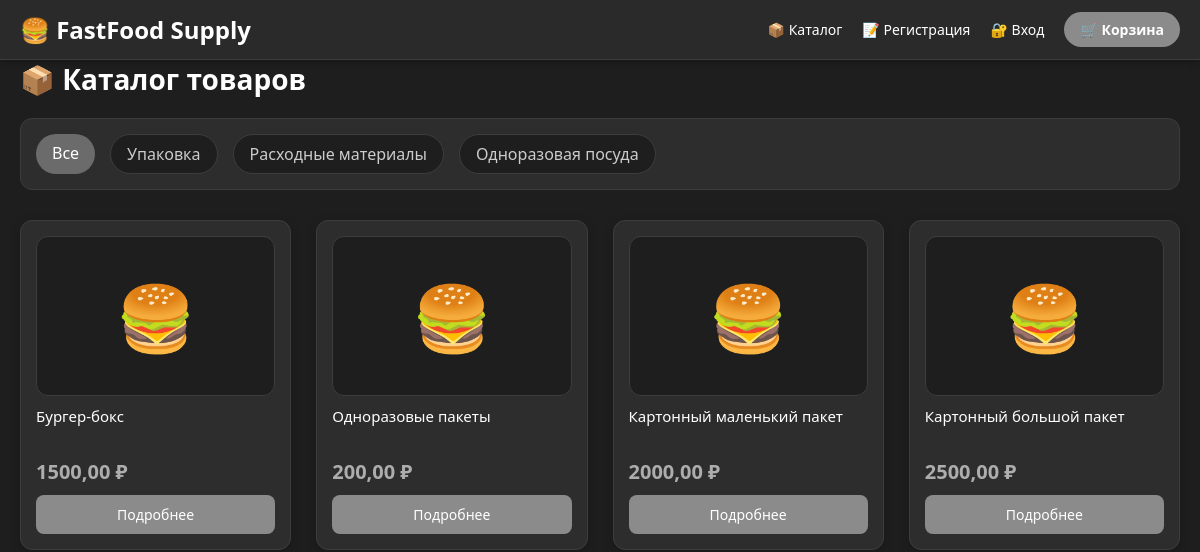
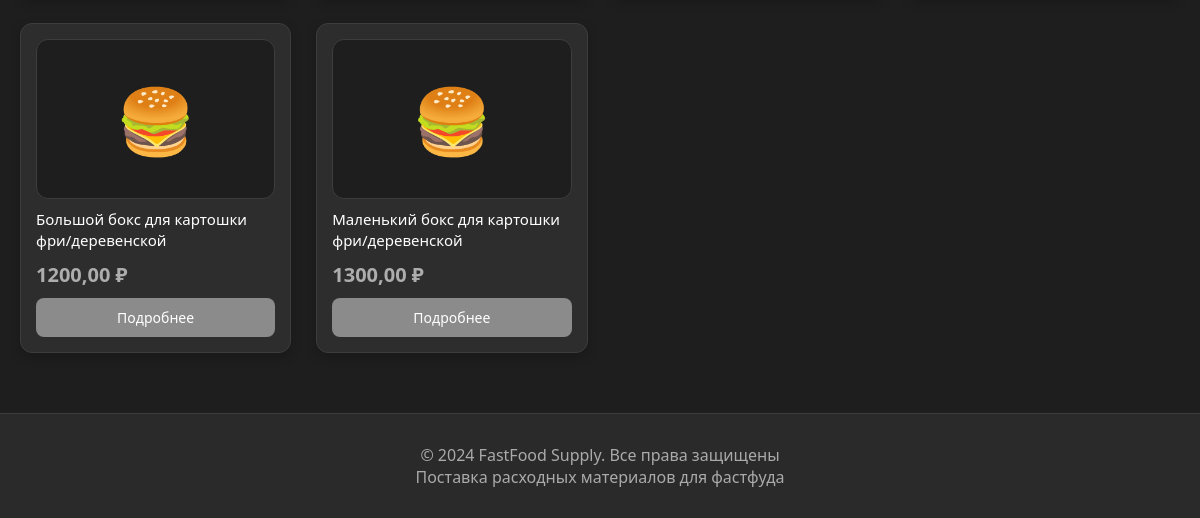
Page /catalog/?category=upakovka on the earlier database version (2 pictures, top to bottom).
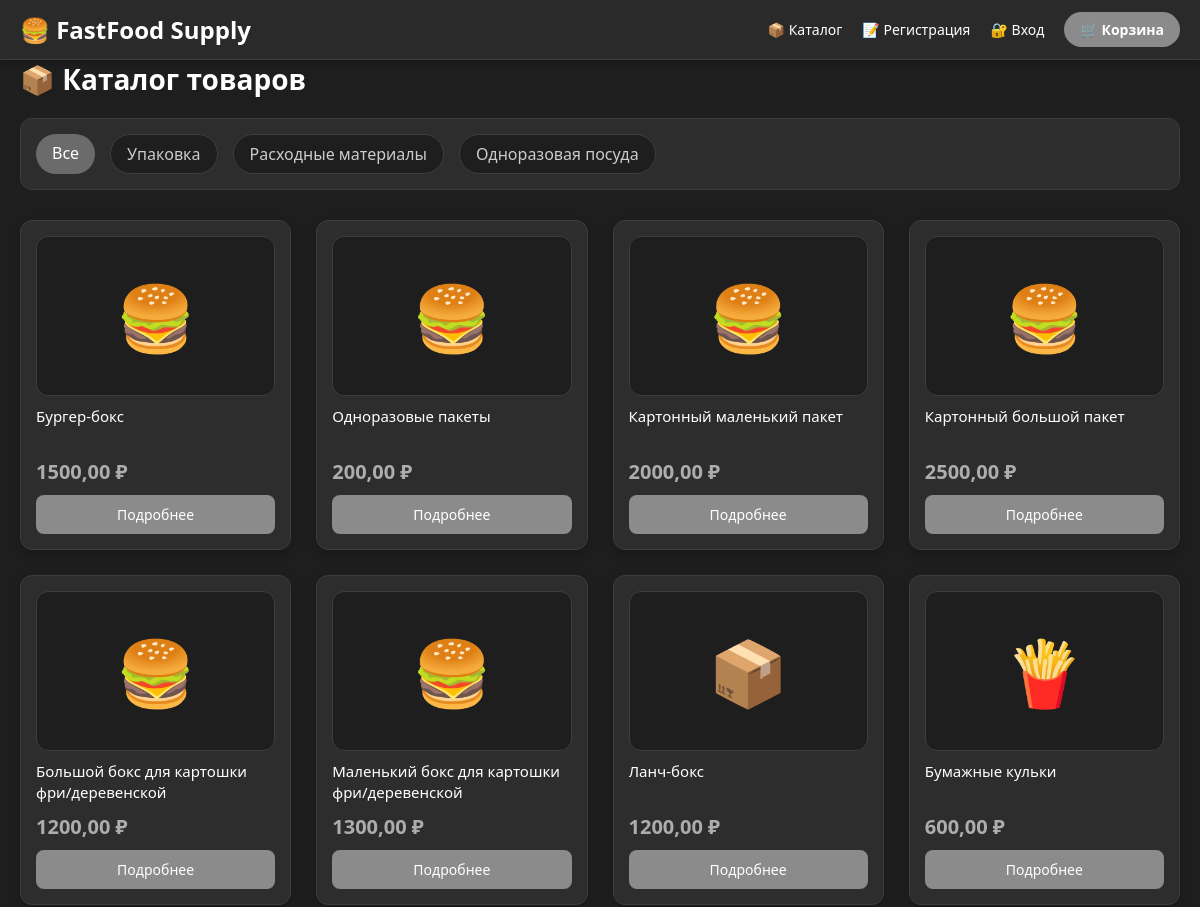
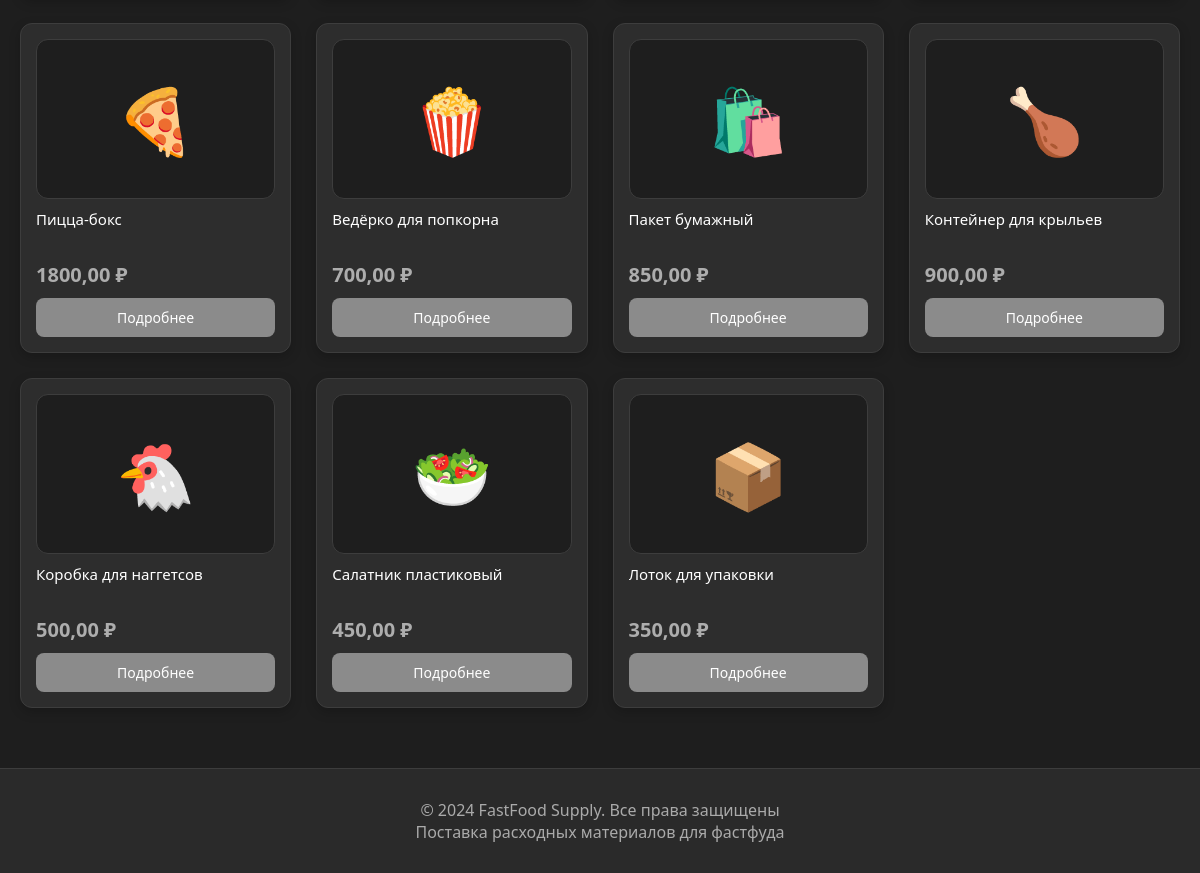
Same page on the later database version (2 pictures, top to bottom).
### shop/models.py (models this page shows, shortened)
class Category(models.Model):
    name = models.CharField(max_length=100, verbose_name='Название')
    slug = models.SlugField(unique=True)
    class Meta:
        verbose_name = 'Категория'
        verbose_name_plural = 'Категории'

class Product(models.Model):
    category = models.ForeignKey(Category, on_delete=models.CASCADE, related_name='products')
    name = models.CharField(max_length=200, verbose_name='Название')
    slug = models.SlugField(unique=True)
    description = models.TextField(verbose_name='Описание')
    price = models.DecimalField(max_digits=10, decimal_places=2, verbose_name='Цена')
    stock = models.PositiveIntegerField(default=0, verbose_name='Наличие')
    image = models.ImageField(upload_to='products/', blank=True, null=True, verbose_name='Изображение')
    emoji = models.CharField(max_length=10, blank=True, default='🍔', verbose_name='Эмодзи')
    created_at = models.DateTimeField(auto_now_add=True)
    class Meta:
        verbose_name = 'Товар'
        verbose_name_plural = 'Товары'

### shop/views.py (the view)
# urls.py: path('catalog/', views.catalog, name='catalog'),
def catalog(request):
    categories = Category.objects.all()
    selected_category = request.GET.get('category')
    products = Product.objects.all()
    if selected_category:
        products = products.filter(category__slug=selected_category)
    return render(request, 'shop/catalog.html', {
        'categories': categories,
        'products': products,
        'selected_category': selected_category,
    })

### shop/context_processors.py (called while the page is built)
def cart_count(request):
    cart = request.session.get('cart', {})
    count = sum(item.get('quantity', 0) for item in cart.values())
    return {'cart_count': count}

### shop/templates/shop/catalog.html (shortened to what this page needs)
{% extends 'shop/base.html' %}
{% block content %}
<h1 style="font-size: 28px; margin-bottom: 20px; color: white;">📦 Каталог товаров</h1>
<div style="margin-bottom: 30px; padding: 15px; background: #2d2d2d; border-radius: 12px; border: 1px solid #3d3d3d;">
    <div style="display: flex; gap: 15px; flex-wrap: wrap;">
        <a href="/catalog/" style="padding: 8px 16px; background: #6b6b6b; color: white; border-radius: 30px; text-decoration: none; font-weight: 500;">Все</a>
        {% for cat in categories %}
            <a href="/catalog/?category={{ cat.slug }}" style="padding: 8px 16px; background: #1e1e1e; color: #cccccc; border-radius: 30px; text-decoration: none; border: 1px solid #3d3d3d;">{{ cat.name }}</a>
        {% endfor %}
    </div>
</div>
<div class="product-grid">
    {% for product in products %}
    <div class="product-card">
        <div style="width: 100%; height: 160px; background: #1e1e1e; display: flex; align-items: center; justify-content: center; border-radius: 12px; margin-bottom: 10px; border: 1px solid #3d3d3d;">
            <span style="font-size: 64px;">
                {% if product.emoji %}
                    {{ product.emoji }}
                {% else %}
                    🍔
                {% endif %}
            </span>
        </div>
        <h3>{{ product.name }}</h3>
        <div class="price">{{ product.price }} ₽</div>
        <a href="/product/{{ product.slug }}/" class="btn">Подробнее</a>
    </div>
    {% endfor %}
</div>
{% endblock %}

### shop/templates/shop/base.html (shortened to what this page needs)
{% load static %}
<!DOCTYPE html>
<html lang="ru">
<head>
</head>
<body>
    <header>
        <div class="container header-inner">
            <div class="logo"><a href="/">🍔 FastFood Supply</a></div>
            <nav>
                <a href="/catalog/">📦 Каталог</a>
                {% if user.is_authenticated %}
                    <a href="/profile/">👤 {{ user.username }}</a>
                    <a href="/support/">💬 Поддержка</a>
                    <form method="post" action="/logout/" style="display: inline; margin: 0;">
                        {% csrf_token %}
                        <button type="submit">🚪 Выйти</button>
                    </form>
                {% else %}
                    <a href="/register/">📝 Регистрация</a>
                    <a href="/login/">🔐 Вход</a>
                {% endif %}
                <a href="/cart/">🛒 Корзина</a>
            </nav>
        </div>
    </header>
    <div class="container">
        {% block content %}{% endblock %}
    </div>
    <footer>
        <p>© 2024 FastFood Supply. Все права защищены</p>
        <p>Поставка расходных материалов для фастфуда</p>
    </footer>
</body>
</html>

### shop/templates/shop/base.html (style rules this page uses)
:root { --primary-color: #8b8b8b; --primary-dark: #6b6b6b; --primary-light: #adadad; --header-bg: #2a2a2a; --bg-dark: #1e1e1e; --card-bg: #2d2d2d; --text-light: #ffffff; --text-gray: #aaaaaa; --border-color: #3d3d3d; }
* { margin: 0; padding: 0; box-sizing: border-box; }
body { font-family: 'Segoe UI', Roboto, Arial, sans-serif; background: var(--bg-dark); color: var(--text-light); }
.container { max-width: 1300px; margin: 0 auto; padding: 0 20px; }
header { background: var(--header-bg); color: var(--text-light); padding: 12px 0; box-shadow: 0 2px 8px rgba(0,0,0,0.3); position: sticky; top: 0; z-index: 100; border-bottom: 1px solid var(--border-color); }
.header-inner { display: flex; justify-content: space-between; align-items: center; flex-wrap: wrap; gap: 15px; }
.logo { font-size: 24px; font-weight: 700; }
.logo a { color: var(--text-light); text-decoration: none; transition: color 0.2s; }
nav { display: flex; gap: 20px; align-items: center; flex-wrap: wrap; }
nav a { color: var(--text-light); text-decoration: none; font-size: 14px; transition: color 0.2s; }
nav a:last-child { background: var(--primary-color); color: white; padding: 8px 16px; border-radius: 30px; font-weight: 600; }
.product-grid { display: grid; grid-template-columns: repeat(auto-fill, minmax(220px, 1fr)); gap: 25px; margin: 30px 0; }
.product-card { background: var(--card-bg); border-radius: 12px; padding: 15px; box-shadow: 0 4px 12px rgba(0,0,0,0.2); transition: transform 0.2s, box-shadow 0.2s; border: 1px solid var(--border-color); }
.product-card h3 { font-size: 15px; font-weight: 500; margin: 10px 0; line-height: 1.4; height: 42px; overflow: hidden; color: var(--text-light); }
.product-card .price { font-size: 20px; color: var(--primary-light); font-weight: 700; margin: 10px 0; }
.product-card .btn { display: block; background: var(--primary-color); color: white; text-align: center; padding: 10px; border-radius: 8px; text-decoration: none; font-size: 14px; font-weight: 500; }
button, .btn { background: var(--primary-color); color: #1a1a1a; border: none; padding: 10px 20px; border-radius: 30px; cursor: pointer; font-weight: 700; }
footer { background: var(--header-bg); color: var(--text-gray); text-align: center; padding: 30px; margin-top: 60px; border-top: 1px solid var(--border-color); }

Differences in the rows shown:
added Product: emoji "📦", name "Ланч-бокс", price "1200,00"
added Product: emoji "🍟", name "Бумажные кульки", price "600,00"
added Product: emoji "🍕", name "Пицца-бокс", price "1800,00"
added Product: emoji "🍿", name "Ведёрко для попкорна", price "700,00"
added Product: emoji "🛍️", name "Пакет бумажный", price "850,00"
added Product: emoji "🍗", name "Контейнер для крыльев", price "900,00"
added Product: emoji "🐔", name "Коробка для наггетсов", price "500,00"
added Product: emoji "🥗", name "Салатник пластиковый", price "450,00"
added Product: emoji "📦", name "Лоток для упаковки", price "350,00"
